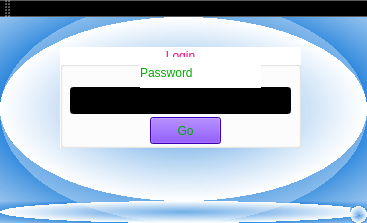
<?xml version="1.0" encoding="UTF-8"?>
<ui version="4.0">
 <class>MainWindow</class>
 <widget class="QMainWindow" name="MainWindow">
  <property name="windowModality">
   <enum>Qt::WindowModal</enum>
  </property>
  <property name="geometry">
   <rect>
    <x>0</x>
    <y>0</y>
    <width>367</width>
    <height>223</height>
   </rect>
  </property>
  <property name="sizePolicy">
   <sizepolicy hsizetype="Fixed" vsizetype="Fixed">
    <horstretch>0</horstretch>
    <verstretch>0</verstretch>
   </sizepolicy>
  </property>
  <property name="minimumSize">
   <size>
    <width>367</width>
    <height>223</height>
   </size>
  </property>
  <property name="maximumSize">
   <size>
    <width>367</width>
    <height>223</height>
   </size>
  </property>
  <property name="cursor">
   <cursorShape>SizeVerCursor</cursorShape>
  </property>
  <property name="windowTitle">
   <string>TuxPass Beta</string>
  </property>
  <property name="styleSheet">
   <string notr="true">background-color: qradialgradient(spread:repeat, cx:0.5, cy:0.5, radius:0.5, fx:0.5, fy:0.5, stop:0 rgba(33, 128, 218, 157), stop:1 rgba(255, 255, 255, 255));</string>
  </property>
  <widget class="QWidget" name="centralWidget">
   <widget class="QGroupBox" name="groupBox">
    <property name="geometry">
     <rect>
      <x>60</x>
      <y>30</y>
      <width>241</width>
      <height>101</height>
     </rect>
    </property>
    <property name="styleSheet">
     <string notr="true">background-color: rgb(255, 255, 255);
color: rgb(255, 0, 127);</string>
    </property>
    <property name="title">
     <string>Login</string>
    </property>
    <property name="alignment">
     <set>Qt::AlignCenter</set>
    </property>
    <property name="flat">
     <bool>false</bool>
    </property>
    <widget class="QLineEdit" name="lineEdit">
     <property name="geometry">
      <rect>
       <x>10</x>
       <y>40</y>
       <width>221</width>
       <height>27</height>
      </rect>
     </property>
     <property name="styleSheet">
      <string notr="true">background-color: rgb(0, 0, 0);
color: rgb(0, 170, 255);</string>
     </property>
     <property name="echoMode">
      <enum>QLineEdit::Password</enum>
     </property>
    </widget>
    <widget class="QLabel" name="label">
     <property name="geometry">
      <rect>
       <x>80</x>
       <y>10</y>
       <width>121</width>
       <height>31</height>
      </rect>
     </property>
     <property name="styleSheet">
      <string notr="true">font: 75 16pt &quot;Ubuntu&quot;;
color: rgb(0, 170, 0);
</string>
     </property>
     <property name="text">
      <string>Password</string>
     </property>
    </widget>
    <widget class="QPushButton" name="pushButton">
     <property name="geometry">
      <rect>
       <x>90</x>
       <y>70</y>
       <width>71</width>
       <height>27</height>
      </rect>
     </property>
     <property name="cursor">
      <cursorShape>PointingHandCursor</cursorShape>
     </property>
     <property name="styleSheet">
      <string notr="true">background-color: rgb(85, 0, 255);
border-color: rgb(0, 170, 255);
color: rgb(0, 170, 0);</string>
     </property>
     <property name="text">
      <string>Go</string>
     </property>
     <property name="flat">
      <bool>false</bool>
     </property>
    </widget>
   </widget>
  </widget>
  <widget class="QMenuBar" name="menuBar">
   <property name="geometry">
    <rect>
     <x>0</x>
     <y>0</y>
     <width>367</width>
     <height>25</height>
    </rect>
   </property>
  </widget>
  <widget class="QToolBar" name="mainToolBar">
   <attribute name="toolBarArea">
    <enum>TopToolBarArea</enum>
   </attribute>
   <attribute name="toolBarBreak">
    <bool>false</bool>
   </attribute>
  </widget>
  <widget class="QStatusBar" name="statusBar"/>
 </widget>
 <layoutdefault spacing="6" margin="11"/>
 <resources/>
 <connections/>
</ui>
